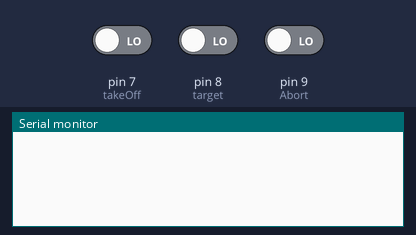
Bench run of a sketch on a simulated Arduino Uno, built with avr-gcc and run on an emulated ATmega328P. Shown: the last lines printed to the serial monitor. The inputs (shaded band) are chosen by the test bench; at power-on: pin 7 (takeOff) LOW, pin 8 (target) LOW, pin 9 (Abort) LOW.

Above: at 1.2 s.
1.3 s: pin 7 (takeOff) driven HIGH
At 1.9 s:
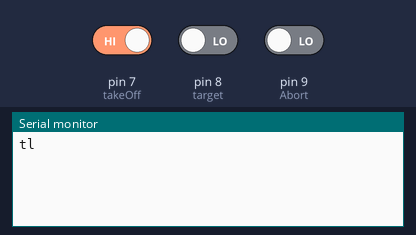
3.5 s: pin 8 (target) driven HIGH
At 4.7 s:
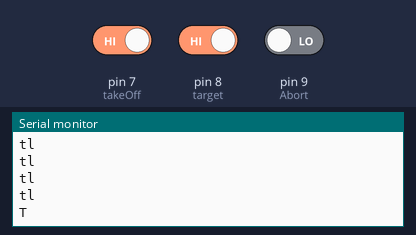
6.5 s: pin 9 (Abort) driven HIGH
At 8.2 s:
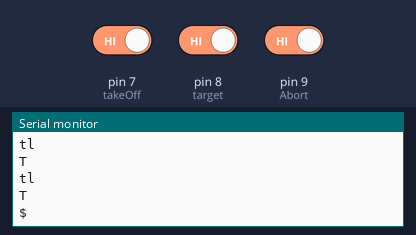

Measured:
- after the input at 1.3 s, the serial monitor: prints a new line at once (image 1)
- after the input at 3.5 s, the serial monitor: prints a new line after 0.60 s (image 2)
- after the input at 6.5 s, the serial monitor: prints a new line after 1.1 s (image 3)

The sketch:

Final.ino
```cpp
#include <Wire.h>
#include <SoftwareSerial.h>

SoftwareSerial xbeeSerial(0, 1);

const int takeOff = 7;
const int target = 8;
const int Abort = 9;

String control;


void setup() {
  Serial.begin(9600);
  pinMode(takeOff, INPUT);
  pinMode(target, INPUT);
  pinMode(Abort, INPUT);
}

void loop() {
  if (digitalRead(takeOff) == HIGH) {
    Serial.println("tl");
    delay(700);
  }

  if (digitalRead(target) == HIGH) {
    Serial.println("T");
    delay(700);
  }

  if (digitalRead(Abort) == HIGH) {
    Serial.println("$");
    delay(700);
  }
}
```
